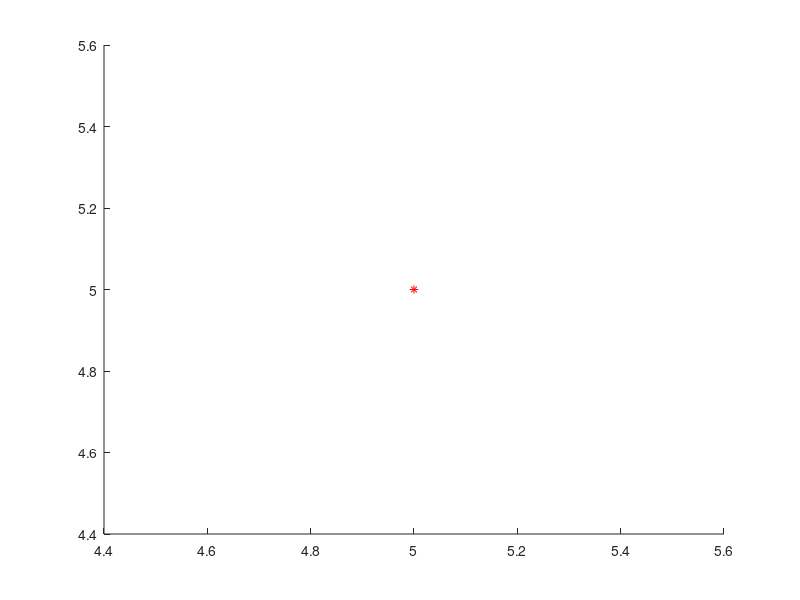

The MATLAB script that drew this image:
%% Cells


%% Class 10

%% EX1 
    clc;close all;clear all;
    % Create a program that use two Cells: dot and straight.

        % The Cell dot has the dot coordinates.    
        % The Cell straight has the angular and linear coefficients.    

        prompt = 'To the dot, How is x value? ';
            x = input(prompt);
            
        prompt = 'To the dot, How is y value? ';
            y = input(prompt);            
            
        % Create a cell dot
            
        prompt = 'To the straight, How is a.x value? ';
            ax = input(prompt);
        prompt = 'To the straight, How is a.y value? ';
            ay = input(prompt);
            
        prompt = 'To the straight, How is b.x value? ';
            bx = input(prompt);          
        prompt = 'To the straight, How is b.y value? ';
            by = input(prompt);   
            
        % Create a cell straight
            
        % Plot a figure with the dot and the straight. 
            figure(2);hold on;plot([ax ay],[bx by]);plot(x,y,'r*');hold off; 
        % Show the distance between the dot and the origin 
            disp('Distance between the dot and the origin: ');
            
        % Is this dot into the straight? 
            if((y/2*x + x)==0)
                disp('This dot is into the straight.');
            else
                disp('This dot is not into the straight.');
            end
            
        % Test this program using dot(3, 4), distance = 5 and straigth y = 2x - 2. 

%% EX2

% Create a Cell that have all the needed informations to construct a data conjuct diagram. 
        % x_data: axis "x"
        % y_data: axis "y"
        % title: Diagram title
        % x_label: axis name "x"
        % y_label: axis name "y"
        % x_range: axis value range "x"
        % y_range: axis value range "y" 
         
        prompt = '--> "x" axis value: ';
            x_data = input(prompt);
            
        prompt = '--> "y" axis value: ';
            y_data = input(prompt);            
            
        prompt = '--> Diagram Title: ';
            title = input(prompt);         
            
        prompt = '--> "x" axis name/label: ';
            x_label = input(prompt);             
        
        prompt = '--> "y" axis name/label: ';
            y_label = input(prompt);         
            
        prompt = '--> axis value range "x": ';
            x_range = input(prompt);         
            
        prompt = '--> axis value range "y": ';
            y_range = input(prompt);             
           
        % Create a cell Diagram

%% EX3
% Crie um arranjo de estruturas que contenha os os seguintes campos de informação concernentes a pontes rodoviárias em uma cidade: localização da ponte, carga máxima (toneladas), ano de construção, ano agendado para a manutenção. 

        % Insira os dados abaixo na estrutura: 

        %    Localização 	Carga máxima 	Ano de construção 	Agendamento para a manutenção
        %    Smith St. 	80 	1928 	2011
        %    Hope Ave. 	90 	1950 	2013
        %    Clark St. 	85 	1933 	2012
        %    North Rd. 	100 1960 	2012 

        % Edite o arranjo de estruturas para mudar de 2012 para 2018 o ano agendado para a manutenção da ponte Clark St. 

        % Adicione a seguinte ponte ao arranjo de estruturas: 

        %    Localização 	Carga máxima 	Ano de construção 	Agendamento para a manutenção
        %    Shore Rd. 	85 	1997 	2014 
